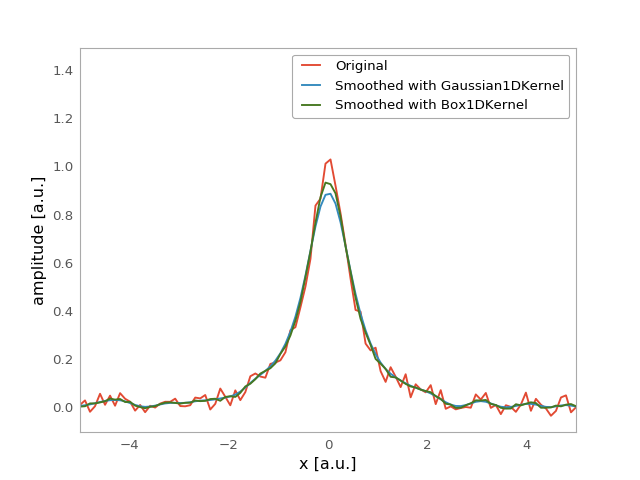

Generate this figure with Python:
import numpy as np
import matplotlib.pyplot as plt
from astropy.modeling.models import Lorentz1D
from astropy.convolution import convolve, Gaussian1DKernel, Box1DKernel

# Fake Lorentz data including noise
lorentz = Lorentz1D(1, 0, 1)
x = np.linspace(-5, 5, 100)
data_1D = lorentz(x) + 0.1 * (np.random.rand(100) - 0.5)

# Smooth data
gauss_kernel = Gaussian1DKernel(2)
smoothed_data_gauss = convolve(data_1D, gauss_kernel)
box_kernel = Box1DKernel(5)
smoothed_data_box = convolve(data_1D, box_kernel)

# Plot data and smoothed data
plt.plot(x, data_1D, label='Original')
plt.plot(x, smoothed_data_gauss, label='Smoothed with Gaussian1DKernel')
plt.plot(x, smoothed_data_box, label='Smoothed with Box1DKernel')
plt.xlabel('x [a.u.]')
plt.ylabel('amplitude [a.u.]')
plt.xlim(-5, 5)
plt.ylim(-0.1, 1.5)
plt.legend(prop={'size':12})
plt.show()
